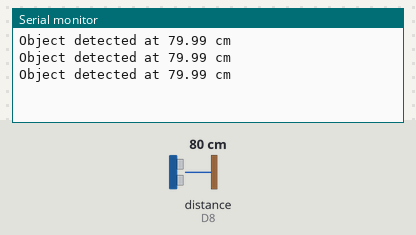
Recording of a sketch running on a simulated Arduino Zero (SAMD21). Parts: the last lines printed to the serial monitor. Wiring (inferred from the names in the program): ultrasonic range finder: trigger D5; echo D8. The inputs (shaded band) are chosen by the test bench; at power-on: distance to the obstacle (sensor on D8) 80 cm. The echo pulse lasts 58.3 µs per cm.

Above: at 1.3 s.
1.4 s: distance to the obstacle (sensor on D8) set to 22 cm
At 1.9 s:
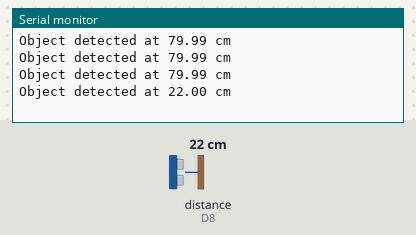
2.9 s: distance to the obstacle (sensor on D8) set to 19 cm
At 3.4 s:
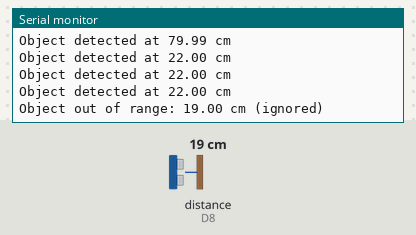

The sketch:

Arancino_HCSR04_serialmonitor_2.ino
```cpp
#define Serial SerialUSB

const int trigPin = 5;
const int echoPin = 8;

long duration;
float distance;

void setup() {
  pinMode(trigPin, OUTPUT);
  pinMode(echoPin, INPUT);
  Serial.begin(9600);
}

void loop() {

  digitalWrite(trigPin, LOW);
  delayMicroseconds(2);
  digitalWrite(trigPin, HIGH);
  delayMicroseconds(10);
  digitalWrite(trigPin, LOW);

  // Measures echo time with timeout at 6000 µs (~102 cm)
  duration = pulseIn(echoPin, HIGH, 6000);

  // If timeout expired → no objects detected in the maximum range
  if (duration == 0) {
    Serial.println("No objects within range");
  } else {
    // Distance calculation
    distance = (duration * 0.0343) / 2;

    // Apply a condition to only intercept objects from 20 cm to 100 cm away
    if (distance >= 20 && distance <= 100) {
      Serial.print("Object detected at ");
      Serial.print(distance);
      Serial.println(" cm");
    } else {
      Serial.print("Object out of range: ");
      Serial.print(distance);
      Serial.println(" cm (ignored)");
    }
  }

  delay(500);
}
```

Measured:
- the behaviour switches between 21 and 20 cm on distance to the obstacle (sensor on D8) (found by bisection; images 1 and 2)
- after the input at 1.4 s, the serial monitor: prints a new line after 0.12 s (image 1)
- after the input at 2.9 s, the serial monitor: prints a new line after 0.12 s (image 2)
